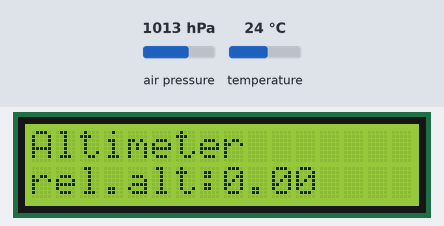
Bench run of a sketch on a simulated Arduino Uno, built with avr-gcc and run on an emulated ATmega328P. On the bench: 16×2 character LCD. The inputs (shaded band) are chosen by the test bench; at power-on: air pressure 1013 hPa, temperature 24 °C. What the sketch prints to the serial monitor is not drawn.

Above: at 1.2 s.
1.3 s: air pressure set to 1025 hPa
At 3.8 s:
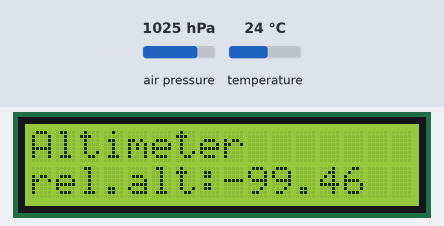
4.1 s: air pressure set to 952 hPa
At 5.8 s:
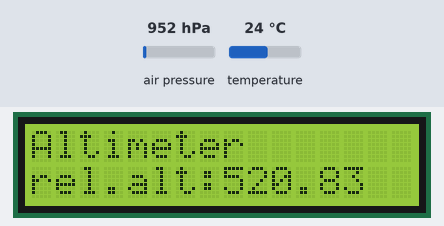
6.2 s: air pressure set to 975 hPa
At 7.5 s:
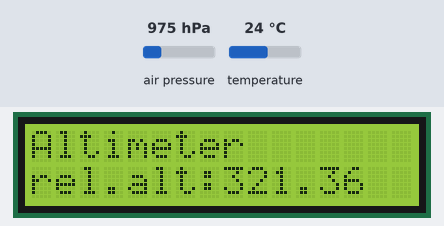
Timing chart, 0 to 9.2 s (numbered marks = the images above; inputs shaded):
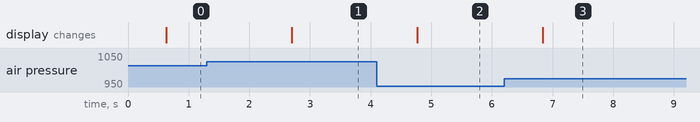

Measured:
- after the input at 1.3 s, the display: changes after 1.4 s (image 1)
- after the input at 4.1 s, the display: changes after 0.67 s (image 2)
- after the input at 6.2 s, the display: changes after 0.64 s (image 3)

The sketch:

relBMP180AltimeterDisp.ino
```cpp
#include <LiquidCrystal.h>
#include <SFE_BMP180.h>
#include <Wire.h>


SFE_BMP180 pressure;

double baseline; // baseline pressure

// select the pins used on the LCD panel
LiquidCrystal lcd(8, 9, 4, 5, 6, 7);

// define some values used by the panel and buttons
int lcd_key     = 0;
int adc_key_in  = 0;
#define btnRIGHT  0
#define btnUP     1
#define btnDOWN   2
#define btnLEFT   3
#define btnSELECT 4
#define btnNONE   5

#define SAMPLE_SIZE  1


void setup()
{
  lcd.begin(16, 2);              // start the library
  lcd.setCursor(0, 0);
  lcd.print("Altimeter"); // print a simple message
  Serial.begin(9600);
  Serial.println("REBOOT");
  initPressureSensor();
}

void loop() {
  //  handle_buttons();
  readAndPrintAltitudeDiff();

}

void initPressureSensor() {
  // Initialize the sensor (it is important to get calibration values stored on the device).

  if (pressure.begin())
    Serial.println("BMP180 init success");
  else
  {
    // Oops, something went wrong, this is usually a connection problem,
    // see the comments at the top of this sketch for the proper connections.

    Serial.println("BMP180 init fail (disconnected?)\n\n");
    while (1); // Pause forever.
  }

  // Get the baseline pressure:

  baseline = getPressure();

  Serial.print("baseline pressure: ");
  Serial.print(baseline);
  Serial.println(" mb");
}


void readAndPrintAltitudeDiff() {
  double a = 0.0, prsr = 0.0;

  double summedResult = 0.0, avgPrsr = 0.0;

  for (int i = 0; i < SAMPLE_SIZE; i++) {
    prsr = getPressure();
    summedResult = summedResult + prsr;
    delay(500);

  }


  avgPrsr = summedResult /float(SAMPLE_SIZE);

  // Get a new pressure reading:

 // prsr = getPressure();

  // Show the relative altitude difference between
  // the new reading and the baseline reading:

  //a = pressure.altitude(prsr,baseline);
  a = pressure.altitude(avgPrsr, baseline);

  Serial.print("relative altitude: ");
  if (a >= 0.0) Serial.print(" "); // add a space for positive numbers
  Serial.print(a, 1);
  Serial.print(" meters, ");
  if (a >= 0.0) Serial.print(" "); // add a space for positive numbers
  Serial.print(a * 3.28084, 0);
  Serial.println(" feet");

   lcd.setCursor(0, 1);
     lcd.print("rel.alt:");
     lcd.print(a);

  delay(500);
}

// read the buttons
int read_LCD_buttons() {
  adc_key_in = analogRead(0);      // read the value from the button pin
  //Serial.println("Read Value ");
  //Serial.print(adc_key_in);
  // my buttons when read are centered at these valies: 0, 144, 329, 504, 741
  // we add approx 50 to those values and check to see if we are close
  if (adc_key_in > 1500) return btnNONE; // We make this the 1st option for speed reasons since it will be the most likely result
  if (adc_key_in < 50)   return btnRIGHT;
  if (adc_key_in < 195)  return btnUP;
  if (adc_key_in < 380)  return btnDOWN;
  if (adc_key_in < 500)  return btnLEFT;
  if (adc_key_in < 760)  return btnSELECT;
  return btnNONE;  // when all others fail, return this...
}


double getPressure() {
  char status;
  double T, P, p0, a;

  // You must first get a temperature measurement to perform a pressure reading.

  // Start a temperature measurement:
  // If request is successful, the number of ms to wait is returned.
  // If request is unsuccessful, 0 is returned.

  status = pressure.startTemperature();
  if (status != 0)
  {
    // Wait for the measurement to complete:

    delay(status);

    // Retrieve the completed temperature measurement:
    // Note that the measurement is stored in the variable T.
    // Use '&T' to provide the address of T to the function.
    // Function returns 1 if successful, 0 if failure.

    status = pressure.getTemperature(T);
    if (status != 0)
    {
      // Start a pressure measurement:
      // The parameter is the oversampling setting, from 0 to 3 (highest res, longest wait).
      // If request is successful, the number of ms to wait is returned.
      // If request is unsuccessful, 0 is returned.

      status = pressure.startPressure(3);
      if (status != 0)
      {
        // Wait for the measurement to complete:
        delay(status);

        // Retrieve the completed pressure measurement:
        // Note that the measurement is stored in the variable P.
        // Use '&P' to provide the address of P.
        // Note also that the function requires the previous temperature measurement (T).
        // (If temperature is stable, you can do one temperature measurement for a number of pressure measurements.)
        // Function returns 1 if successful, 0 if failure.

        status = pressure.getPressure(P, T);
        if (status != 0)
        {
          return (P);
        }
        else Serial.println("error retrieving pressure measurement\n");
      }
      else Serial.println("error starting pressure measurement\n");
    }
    else Serial.println("error retrieving temperature measurement\n");
  }
  else Serial.println("error starting temperature measurement\n");
}

void handle_buttons() {
  lcd.setCursor(9, 1);           // move cursor to second line "1" and 9 spaces over
  lcd.print(millis() / 1000);    // display seconds elapsed since power-up


  lcd.setCursor(0, 1);           // move to the begining of the second line
  lcd_key = read_LCD_buttons();  // read the buttons

  switch (lcd_key)               // depending on which button was pushed, we perform an action
  {
    case btnRIGHT:
      {
        lcd.print("RIGHT ");
        break;
      }
    case btnLEFT:
      {
        lcd.print("LEFT   ");
        break;
      }
    case btnUP:
      {
        lcd.print("UP    ");
        break;
      }
    case btnDOWN:
      {
        lcd.print("DOWN  ");
        break;
      }
    case btnSELECT:
      {
        lcd.print("SELECT");
        break;
      }
    case btnNONE:
      {
        lcd.print("NONE  ");
        break;
      }
  }
}
```
